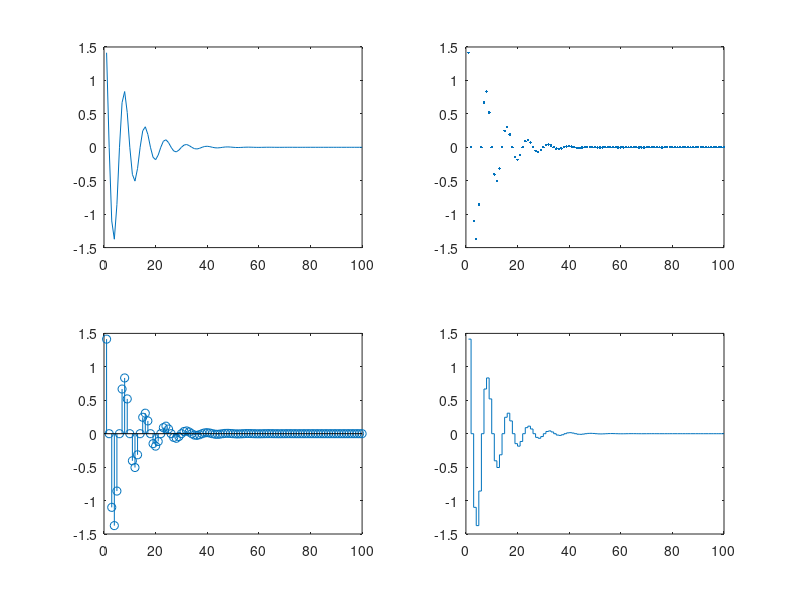
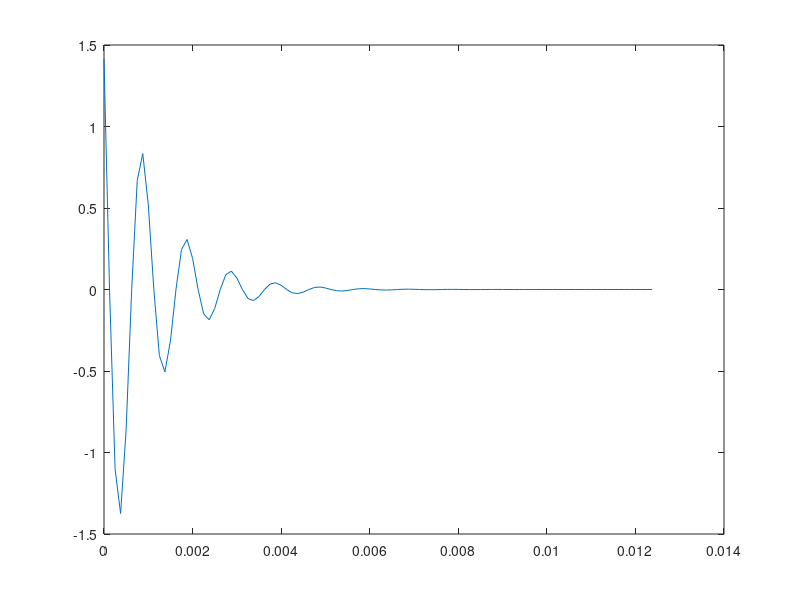
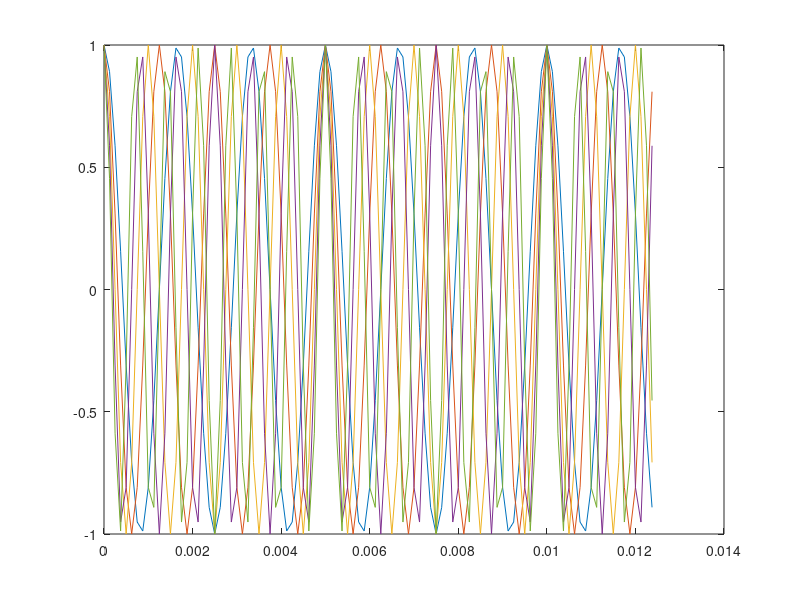
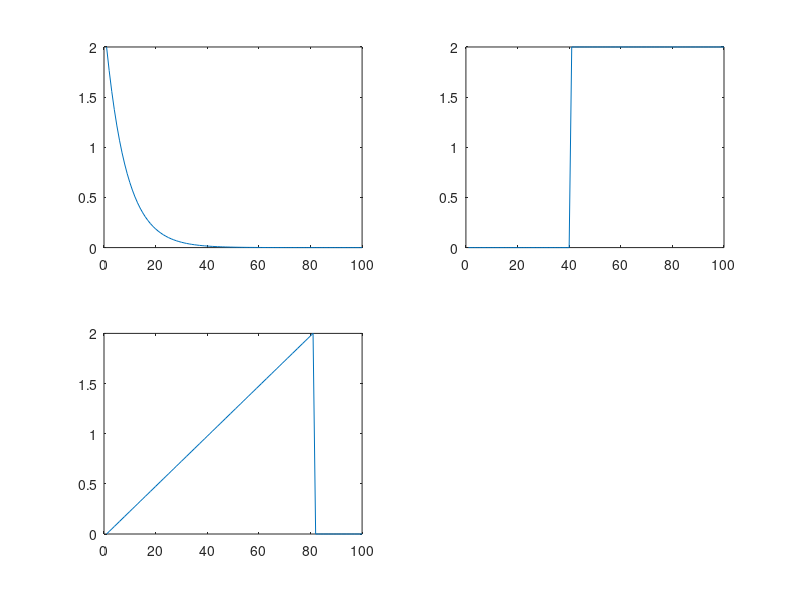

MATLAB code for these plots, in order: (Note: this script raises an error after producing the figures.)
close all;
clc;

Fs = 8e3;
t = 0:1/Fs:1;
t = t';

A = 2;
f0 = 1e3;
phi = pi/4;
s1 = A*cos(2*pi*f0*t+phi);
alpha = 1e3;
s2 = exp(-alpha*t).*s1;

figure();
subplot(2,2,1);
plot(s2(1:100));

subplot(2,2,2);
plot(s2(1:100),'.');

subplot(2,2,3);
stem(s2(1:100));

subplot(2,2,4);
stairs(s2(1:100));

figure();
plot(t(1:100),s2(1:100))



f = [600 800 1000 1200 1400];
s3 = cos(2*pi*t*f);

figure();
plot(t(1:100),s3(1:100,:))

T = 10e-3;
s_exp = zeros(size(t));
inds = (t >= 0);
s_exp(inds) = A*exp(-alpha*t(inds));

s_rect = zeros(size(t));
s_rect(abs(t) >= T/2) = A ;

s_asym = zeros(size(t));
inds = (t>=0)&(t<=T);
s_asym(inds) = A * t(inds)/T;

figure();
subplot(2,2,1);
plot(s_exp(1:100));

subplot(2,2,2);
plot(s_rect(1:100));

subplot(2,2,3);
plot(s_asym(1:100));


Fs = 1e3;
t = -40e-3:1/Fs:40e-3;
T = 20e-3;
A=5;
s=-A*rectpuls(t+T/2,T)+A*rectpuls(t-T/2,T);

figure()
plot(t,s)
ylim([-6 6])

T2 = 60e-3;
s=A*(T2*tripuls(t,T2)-T*tripuls(t,T))/(T2-T);

figure()
plot(t,s)

t = -0.1:1/Fs:0.1;
f0 = 10;
T = 1/f0;
s = rectpuls(t,T).*cos(2*pi*f0*t);
f = -50:50;
sp = T/2*(sinc((f-f0)*T)+sinc((f+f0)*T));

figure()
plot(t,s)
ylim([-1.1,1.1])
figure()
plot(f,abs(sp))



Fs = 16e3;
t=-10e-3:1/Fs:10e-3;
Fc=4e3;
bw=0.1;
bwr = -20;
s=gauspuls(t,Fc,bw,bwr);
Nfft = 2^nextpow2(length(s));
sp = fft(s,Nfft);
spdb = 20*log10(abs(sp));
f = (0:Nfft-1)/Nfft*Fs;
spmaxdb = 20*log10(max(abs(sp)));
edges = Fc*[1-bw/2 1+bw/2];
figure()
plot(t,s)
figure()
plot(f(1:Nfft/2),spdb(1:Nfft/2))
hold on
plot(edges,spmaxdb([1 1])+bwr,'o')
hold off


fs = 1e3;
t = 0:1/fs:0.5;
tau = 20e-3;
d = [20 80 160 260 380]' * 1e-3;
d(:,2) = 0.8.^(0:4)';
y = pulstran(t,d,'tripuls',tau);
figure()
plot(t,y)


fs0 = 400;
tau = 60e-3;
t0 = 0:1/fs0:tau;
s0 = sin(pi*t0/tau).^2;

fs = 1e3;
t = 0:1/fs:0.5;
d = (1:6)'*64e-3;
d(:,2) = 0.6.^(0:5)';
y = pulstran(t,d,s0,fs0);
figure()
plot(t,y)


Fs = 1e3;
t=-10e-3:1/Fs:50e-3;
a=3;
f0=50;
tau=5e-3;
s = (square(2*pi*t*f0,f0*tau*100)+1)*a/2;
figure()
plot(t,s)
ylim([0 5])


t=-25e-3:1/Fs:125e-3;
a=5;
T = 50e-3;
t1 = 5e-3;
s = (sawtooth(2*pi*t/T,1-t1/T))*a/2;

figure()
plot(t,s)


x = 0:0.01:15;
figure()
plot(x,diric(x,7))
grid on
title('diric, n = 7')
figure()
plot(x,diric(x,8))
grid on
title('diric, n = 8')


fs = 8e3;
t = 0:1/fs:1;
f0=1e3;
t1 = 1;
f1 = 2e3;
s1 = chirp(t,f0,t1,f1,'linear');
s2 = chirp(t,f0,t1,f1,'quadratic');
s3 = chirp(t,f0,t1,f1,'logarithmic');

figure()
specgram(s1,[],fs)
title('linear')
colormap gray

figure()
specgram(s2,[],fs)
title('quadratic')
colormap gray

figure()
specgram(s3,[],fs)
title('logarithmic')
colormap gray
